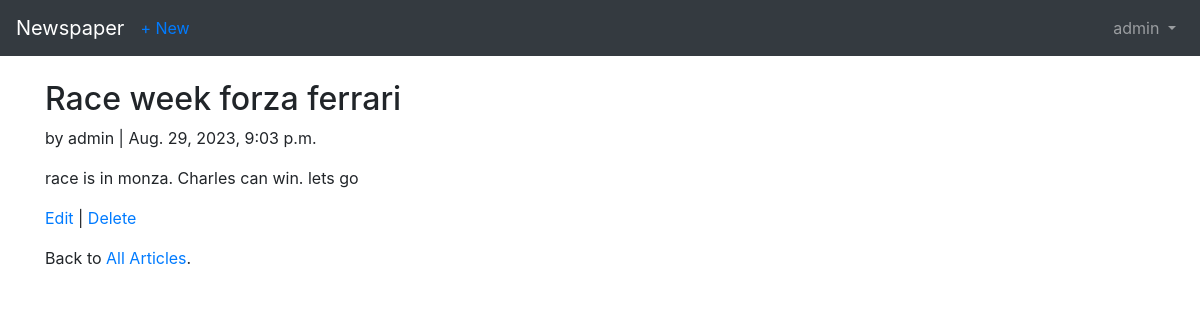
/articles/1/ (signed in), run on the app's committed database.
### users/models.py (models this page shows)
class CustomUser(AbstractUser):
    age = models.PositiveIntegerField(default=0)

### articles/models.py (models this page shows, shortened)
class Article(models.Model):
    title  = models.CharField(max_length=255)
    body   = models.TextField()
    date   = models.DateTimeField(auto_now_add=True)
    author = models.ForeignKey(
        settings.AUTH_USER_MODEL,
        on_delete=models.CASCADE
    )

### articles/views.py (the view)
# urls.py: path('<int:pk>/', views.ArticleDetailView.as_view(), name='article_detail'),
class ArticleDetailView( LoginRequiredMixin, DetailView):
    model = models.Article
    template_name = 'article_detail.html'
    login_url = 'login'

### templates/article_detail.html
{% extends 'base.html' %}
{% block content %}
<div class="article-entry">
    <h2>{{ object.title }}</h2>
    <p> by {{ object.author }} | {{ object.date }}</p>
    <p>{{ object.body }}</p>
</div>
<p><a href="{% url 'article_edit' article.pk %}">Edit</a> | <a href="{% url 'article_delete' article.pk %}">Delete</a></p>
<p>Back to <a href="{% url 'article_list' %}">All Articles</a>.</p>
{% endblock content %}

### templates/base.html (shortened to what this page needs)
<!DOCTYPE html>
<html leng="eng">
<head>
    <link rel="stylesheet" href="https://maxcdn.bootstrapcdn.com/bootstrap/4.0.0/css/bootstrap.min.css">
</head>
<body>
    <nav class="navbar navbar-expand-md navbar-dark bg-dark mb-4">
        <a class="navbar-brand" href="{% url 'home' %}">Newspaper</a>
        {% if user.is_authenticated %}
        <ul class="navbar-nav mr-auto">
            <li class="nav-item">
                <a href="{% url 'article_new' %}">+ New</a>
            </li>
        </ul>
        {% endif %}
        <div class="collapse navbar-collapse" id="navbarCollapse">
            {% if user.is_authenticated %}
            <ul class="navbar-nav ml-auto">
                <li class="nav-item">
                    <a class="nav-link dropdown-toggle" href="#" id="userMenu" data-toggle="dropdown" aria-haspopup="true" aria-expanded="false">
                        {{ user.username }}
                    </a>
                </li>
            </ul>
            {% else %}
            <form class="form-inline ml-auto">
                <a href="{% url 'login' %}" class="btn btn-outline-secondary">Log in</a>
                <a href="{% url 'signup' %}" class="btn btn-primary">Sign up</a>
            </form>
            {% endif %}
        </div>
    </nav>
    <div class="container">
        {% block content %}
        {% endblock %}
    </div>
</body>
</html>

### data on the page
CustomUser: username "admin"
Article: title "Race week forza ferrari", author "admin", date "Aug. 29, 2023, 9:03 p.m.", body "race is in monza. Charles can win. lets go"
